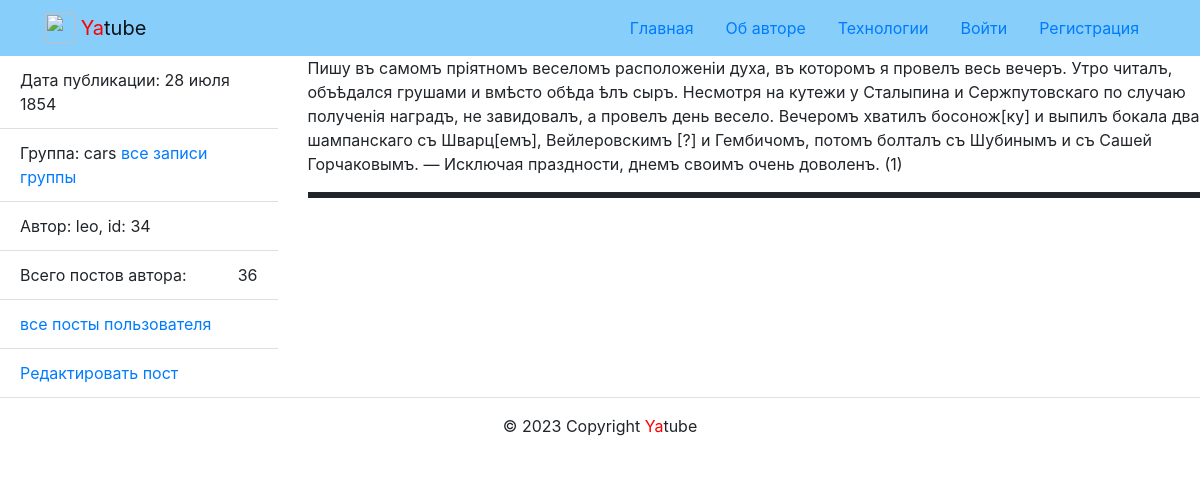
The app's page /posts/34/ with its own data.
### posts/models.py (models this page shows, shortened)
class Post(models.Model):
    text = models.TextField(
        max_length=200, verbose_name='Текст',
    )
    pub_date = models.DateTimeField(
        auto_now_add=True, verbose_name='Дата'
    )
    author = models.ForeignKey(
        User,
        on_delete=models.CASCADE,
        related_name='posts',
        verbose_name='Автор'
    )
    group = models.ForeignKey(
        Group, blank=True, null=True,
        on_delete=models.SET_NULL,
        related_name='posts',
        verbose_name='Группа',
    )
    image = models.ImageField(
        'Картинка',
        upload_to='posts/',
        blank=True
    )
    class Meta:
        ordering = ('-pub_date',)
        verbose_name_plural = 'Посты'

class Group(models.Model):
    title = models.CharField(
        verbose_name='Информация о группах',
        max_length=200
    )
    slug = models.SlugField(
        max_length=200, unique=True,
        db_index=True, verbose_name='slug'
    )
    description = models.TextField(
        verbose_name='Описание'
    )
    class Meta:
        verbose_name_plural = 'Группы'
    def __str__(self):
        return self.title

### posts/views.py (the view)
# urls.py: path('posts/<int:post_id>/', views.post_detail, name='post_detail'),
def post_detail(request, post_id):
    post = get_object_or_404(Post, id=post_id)
    author_post = post.author
    post_count = Post.objects.filter(author=author_post).count()
    title = f'Пост {post.text[0:30]}'
    context = {
        'post': post,
        'post_count': post_count,
        'title': title,
        'author_post': author_post,
    }
    return render(request, 'posts/post_detail.html', context)

### core/context_processors/year.py (called while the page is built)
def year(request):
    return {
        'year': datetime.now().year
    }

### templates/posts/post_detail.html (shortened to what this page needs)
{% extends "base.html" %}
{% block content %}
{% load thumbnail %}
<div class="row">
  <aside class="col-12 col-md-3">
    <ul class="list-group list-group-flush">
      <li class="list-group-item">
        Дата публикации: {{ post.pub_date|date:"d E Y" }}
      </li>
        {% if post.group %}
      <li class="list-group-item">
        Группа: {{ post.group }}
        <a href="{% url 'posts:group_list' post.group.slug %}">
          все записи группы
        </a>
        {% endif %}
      </li>
      <li class="list-group-item">
        Автор: {{ author_post }},  id: {{ post.id }}
      </li>
      <li class="list-group-item d-flex justify-content-between align-items-center">
        Всего постов автора:  <span >{{ post_count }}</span>
      </li>
      <li class="list-group-item">
        <a href="{% url 'posts:profile' post.author %}">
          все посты пользователя
        </a>
      </li>
      <li class="list-group-item">
        <a href="{% url 'posts:post_edit' post.id %}">
          Редактировать пост
        </a>
      </li>
    </ul>
  </aside>
  <article class="col-12 col-md-9">
  <p>
    {{ post.text|linebreaksbr }}
  </p>
  <p style="border-style: solid;">
  </p>
  </article>
</div>
{% endblock %}

### records on screen
Post: pub_date "28 июля 1854", group "cars", id "34", text "Пишу въ самомъ пріятномъ веселомъ расположеніи духа, въ которомъ я провелъ весь вечеръ. Утро читалъ, объѣдался грушами и вмѣсто обѣда ѣлъ сыръ. Несмотря на кутежи у Сталыпина и Сержпутовскаго по случаю полученія наградъ, не завидовалъ, а провелъ день весело. Вечеромъ хватилъ босонож[ку] и выпилъ бокала два шампанскаго съ Шварц[емъ], Вейлеровскимъ [?] и Гембичомъ, потомъ болталъ съ Шубинымъ и съ Сашей Горчаковымъ. — Исключая праздности, днемъ своимъ очень доволенъ. (1)"

### other values on screen
{{ author_post }} "leo"
{{ post_count }} "36"
